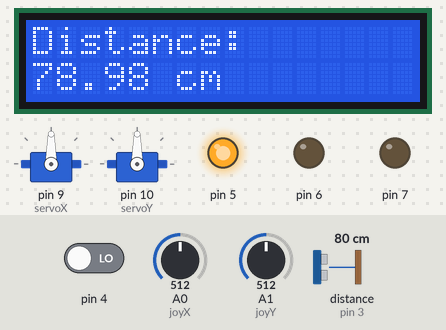
This sketch was run on a simulated Arduino Uno, built with avr-gcc and run on an emulated ATmega328P. Shown: 2 × servo, 16×2 character LCD, output pins drawn as LEDs (lit = HIGH). Wiring (inferred from the names in the program): ultrasonic range finder: trigger pin 2; echo pin 3. The inputs (shaded band) are chosen by the test bench; at power-on: A0 (joyX) = 512, distance to the obstacle (sensor on pin 3) 80 cm, A1 (joyY) = 512, pin 4 LOW. The echo pulse lasts 58.3 µs per cm; pins used as bus, display or sensor lines are not drawn; what the sketch prints to the serial monitor is not drawn.

Above: at 2.2 s.
2.3 s: A0 (joyX) set to 555
5.3 s: A0 (joyX) set to 581
At 6.21 s:
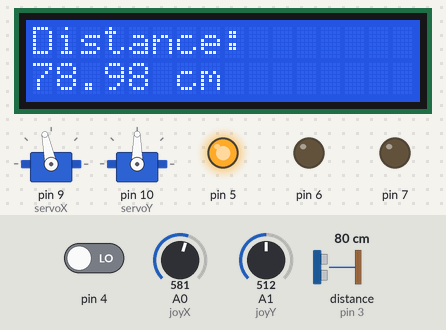
7.6 s: distance to the obstacle (sensor on pin 3) set to 60 cm
At 7.81 s:
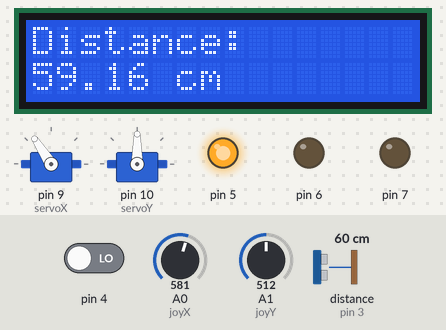
10.6 s: A1 (joyY) set to 555
13.5 s: A1 (joyY) set to 571
At 13.53 s:
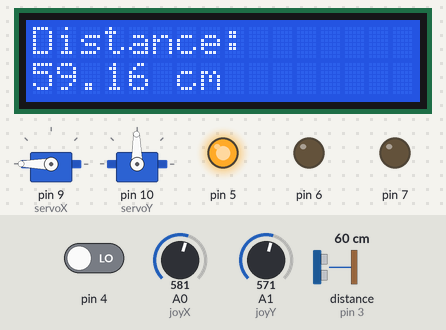
15.9 s: pin 4 driven HIGH
At 18.2 s:
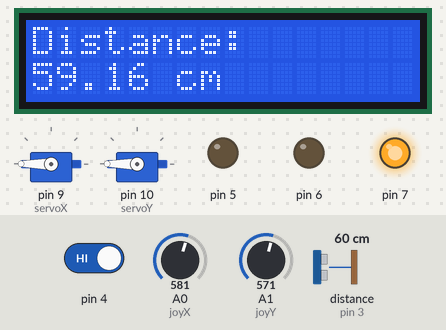
Timing chart, 0 to 18.5 s (numbered marks = the images above; inputs shaded):
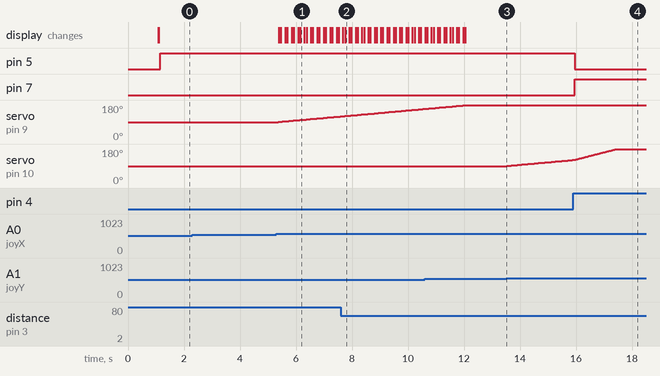

Measured:
- the behaviour switches between 562 and 563 on A0 (joyX) (found by bisection; images 0 and 1)
- the behaviour switches between 562 and 563 on A1 (joyY) (found by bisection; images 2 and 3)
- after the input at 2.3 s, every drawn part: stays the same
- after the input at 5.3 s, servo on pin 9 (servoX): moves from 90° to 120° over 2.2 s, starting after 0.06 s; the display: first changes after 0.08 s (image 1 shows a later state)
- after the input at 7.6 s, the display: first changes after 0.08 s (image 2 shows a later state)
- after the input at 13.5 s, servo on pin 10 (servoY): moves from 90° to 122° over 2.3 s, starting at once
- after the input at 15.9 s, pin 5: HIGH → LOW after 0.06 s; pin 7: LOW → HIGH after 0.06 s

The sketch:

AA2_arduino_code.ino
```cpp
#include <Servo.h>
#include <Wire.h>
#include <LiquidCrystal_I2C.h>

Servo servoX;
Servo servoY;

LiquidCrystal_I2C lcd(0x27, 16, 2);

const int joyX = A0;
const int joyY = A1;

const int trigPin = 2;
const int echoPin = 3;

long duration;
float distance;

int xPos = 90;
int yPos = 90;

const int deadzone = 50;

void setup() {
  Serial.begin(9600);

  servoX.attach(9);
  servoY.attach(10);

  servoX.write(xPos);
  servoY.write(yPos);

  pinMode(trigPin, OUTPUT);
  pinMode(echoPin, INPUT);
  pinMode(4, INPUT);
  pinMode(5, OUTPUT);
  pinMode(6, OUTPUT);
  pinMode(7, OUTPUT);

  lcd.init();
  lcd.backlight();
  lcd.setCursor(0, 0);
  lcd.print("Ultrasonic Ready");
  delay(1000);
  lcd.clear();
}

void loop() {

  int xValue = analogRead(joyX);
  int yValue = analogRead(joyY);

  int xCenter = 512;
  int yCenter = 512;

  if (xValue > xCenter + deadzone) {
    xPos++;
  }
  else if (xValue < xCenter - deadzone) {
    xPos--;
  }

  if (yValue > yCenter + deadzone) {
    yPos++;
  }
  else if (yValue < yCenter - deadzone) {
    yPos--;
  }

  xPos = constrain(xPos, 0, 180);
  yPos = constrain(yPos, 0, 180);

  servoX.write(xPos);
  servoY.write(yPos);

  digitalWrite(trigPin, LOW);
  delayMicroseconds(2);
  digitalWrite(trigPin, HIGH);
  delayMicroseconds(10);
  digitalWrite(trigPin, LOW);

  duration = pulseIn(echoPin, HIGH);
  distance = duration * 0.034 / 2;

  Serial.print("Distance: ");
  Serial.print(distance);
  Serial.println(" cm");

  lcd.setCursor(0, 0);
  lcd.print("Distance:");

  lcd.setCursor(0, 1);
  lcd.print(distance);
  lcd.print(" cm   ");

  if(digitalRead(4) == HIGH){
    delay(1);
    digitalWrite(5, LOW);
    digitalWrite(6, LOW);
    digitalWrite(7, HIGH);
  }else{
    delay(50);
    digitalWrite(5, HIGH);
    digitalWrite(6, LOW);
    digitalWrite(7, LOW);
  }
}
```
